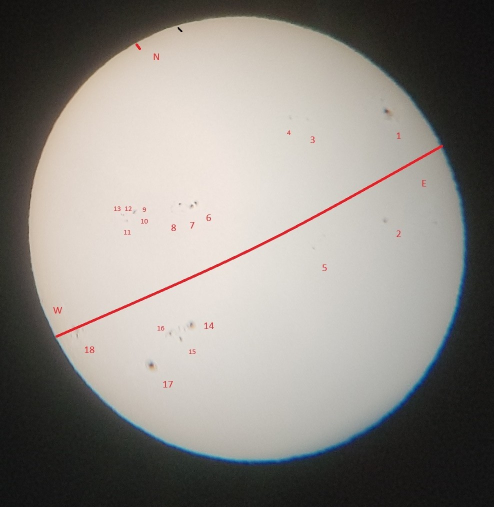
#> input picture José_Luis_Guijarro_agosto_2024_ fotos_sol/S16_190824.jpg, 988 x 1014 px (shown at 1/2 size); its folder holds only this picture in this run
$ python -i 3_Ejes_y_meridianos.py   (imports and definitions only)
#> lines starting #> are read from the running program, lines starting #| are printed output that depends on the picture; after the words box and inside, x2 and y2 are one past the last pixel; in counts of white or black regions, pixels touching at a corner belong together
#> further down, picture is the input picture: shape (1014, 988, 3); mean B, G, R 130.6, 135.9, 140.2
import os
import io
import glob
import sqlite3
from math import sin, cos, atan2, sqrt, radians, degrees, pi, hypot

import numpy as np
import streamlit as st
from PIL import Image, ImageDraw, ImageFont

try:
    import cv2
    TIENE_CV2 = True
except Exception:
    TIENE_CV2 = False

# [1 line not run here, left out]

_AQUI   = os.path.dirname(os.path.abspath(__file__))   # gestor_web/pages
_GESTOR = os.path.dirname(_AQUI)                        # gestor_web
_RAIZ   = os.path.dirname(_GESTOR)                      # proyecto
RUTA_BD = os.path.join(_GESTOR, "manchas_tfg.db")

# Constantes del codigo principal
PHI_ZERO     = radians(82.0 + 44.0/60.0 + 53.56/3600.0)
LAMBDA_NORTH = radians(-13.0 - 52.0/60.0 - 21.41/3600.0)

# ---------- inversa (Phi,L) -> pixel  (idéntica al código del TFG) ----------
def pole_proj(l_sol):
    C = (l_sol + pi) - LAMBDA_NORTH
    return (cos(PHI_ZERO)*cos(C), -cos(PHI_ZERO)*sin(C), sin(PHI_ZERO))

# [37 lines left out: functions base_perp, punto_px, paralelo, norte_px, not called in this run]

# ---------- deteccion de disco (cv2 + RANSAC, como en el codigo) ----------
def _circ3(p1, p2, p3):
    ax, ay = p1; bx, by = p2; cx, cy = p3
    d = 2*(ax*(by-cy)+bx*(cy-ay)+cx*(ay-by))
    if abs(d) < 1e-6: return None
    ux = ((ax*ax+ay*ay)*(by-cy)+(bx*bx+by*by)*(cy-ay)+(cx*cx+cy*cy)*(ay-by))/d
    uy = ((ax*ax+ay*ay)*(cx-bx)+(bx*bx+by*by)*(ax-cx)+(cx*cx+cy*cy)*(bx-ax))/d
    return ux, uy, sqrt((ax-ux)**2+(ay-uy)**2)

def detectar_disco(bgr):
    import random as _r
    _r.seed(7)
    g = cv2.cvtColor(bgr, cv2.COLOR_BGR2GRAY); H, W = g.shape
#> after `g = cv2.cvtColor(bgr, cv2.COLOR_BGR2GRAY)`:
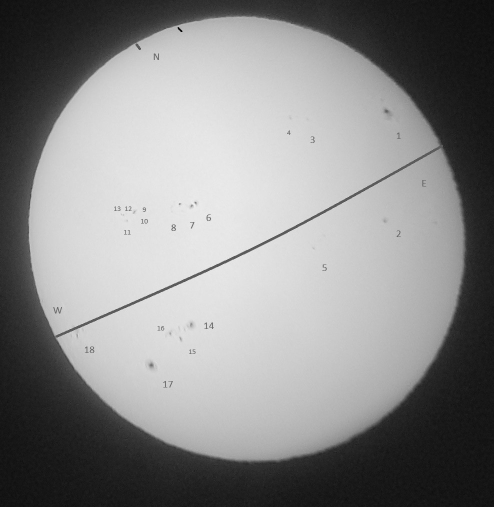
#> g: shape (1014, 988) (shown at 1/2 size); min 2, max 250, mean 136.6
#> after `H, W = g.shape`: H = 1014; W = 988
    gb = cv2.GaussianBlur(g, (7, 7), 0); edges = cv2.Canny(gb, 25, 70)
#> after `edges = cv2.Canny(gb, 25, 70)`:
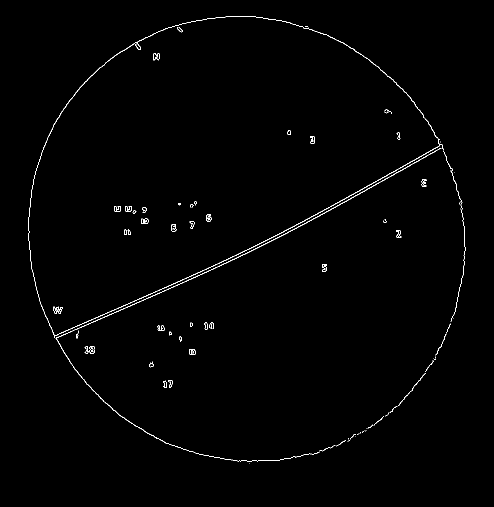
#> edges: shape (1014, 988) (shown at 1/2 size); 0.7% white in thin lines or dots, all inside (x1, y1, x2, y2) = (57, 32, 932, 927)
    ys, xs = np.where(edges > 0)
#> ys = 7057 values from 32 to 926; xs = 7057 values, max 931 at index 3807, min 57 at index 2949, mean 472.9
    keep = (xs > 4) & (xs < W-4) & (ys > 4) & (ys < H-4)
    pts = np.c_[xs[keep], ys[keep]].astype(float)
#> pts = 7057 pairs, first value 57 to 931, second value 32 to 926
    if len(pts) < 50: return None
    best = None; bestn = 0; bestin = None
    for _ in range(4000):
        s = _r.sample(range(len(pts)), 3)
        c3 = _circ3(pts[s[0]], pts[s[1]], pts[s[2]])
        if not c3: continue
        xc, yc, R = c3
        if R < W*0.18 or R > W*1.8: continue
        dd = np.abs(np.sqrt((pts[:, 0]-xc)**2 + (pts[:, 1]-yc)**2) - R)
        ninl = int((dd < 4).sum())
        if ninl > bestn: bestn = ninl; best = c3; bestin = dd < 4
#> this loop made 4000 passes
#> (s, ax in _circ3, ay in _circ3, bx in _circ3, by in _circ3, cx in _circ3, cy in _circ3, d in _circ3) on passes 1, 3, 11, 28: ([2652, 1235, 3234], 669, 415, 117, 234, 350, 449, -153014), ([6727, 4389, 771], 351, 892, 922, 562, 307, 119, -911806), ([4775, 506, 4727], 82, 611, 686, 86, 80, 605, -9348), ([6388, 1999, 670], 787, 817, 69, 353, 235, 108, 505868)
#> (s, ax in _circ3, ay in _circ3, bx in _circ3, by in _circ3, cx in _circ3, cy in _circ3, d in _circ3) on passes 2, 4, 5, 6, 7, 8: ([5332, 395, 593], 315, 654, 643, 67, 254, 97, -437006), ([2995, 4774, 475], 412, 437, 912, 610, 281, 81, -310674), ([4156, 1758, 307], 927, 536, 834, 322, 611, 57, -46154), ([704, 3552, 3425], 725, 111, 555, 469, 799, 461, -171984), ([572, 1971, 743], 698, 94, 776, 349, 223, 116, 245682), ([4514, 3477, 484], 335, 578, 577, 464, 275, 83, -253260)
    if best is None: return None
    x, y = pts[bestin, 0], pts[bestin, 1]
    A = np.c_[2*x, 2*y, np.ones(len(x))]; b = x*x+y*y
    sol, *_ = np.linalg.lstsq(A, b, rcond=None)
    xc, yc = sol[0], sol[1]; R = sqrt(sol[2]+xc*xc+yc*yc)
    return float(xc), float(yc), float(R)

# ---------- dibujo de la cuadricula ----------
# [51 lines left out: functions dibujar_ejes, _boton_descarga, buscar_foto, buscar_ejes, not called in this run]

# ======================= INTERFAZ =======================
# [11 lines not run here, left out]

# [2 lines that did not run here, left out]

# [83 lines not run here, left out]

>>> import cv2
>>> picture = cv2.imread('../../José_Luis_Guijarro_agosto_2024_ fotos_sol/S16_190824.jpg')
>>> result = detectar_disco(picture)

$ run again, on José_Luis_Guijarro_agosto_2024_ fotos_sol/S18_210824.jpg
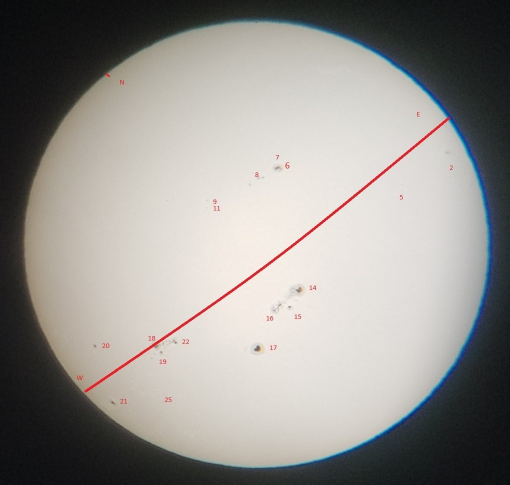
#> input picture José_Luis_Guijarro_agosto_2024_ fotos_sol/S18_210824.jpg, 1020 x 970 px (shown at 1/2 size)
#> picture is the input picture: shape (970, 1020, 3); mean B, G, R 142.4, 146.4, 149
#> in detectar_disco, `g = cv2.cvtColor(bgr, cv2.COLOR_BGR2GRAY)`:
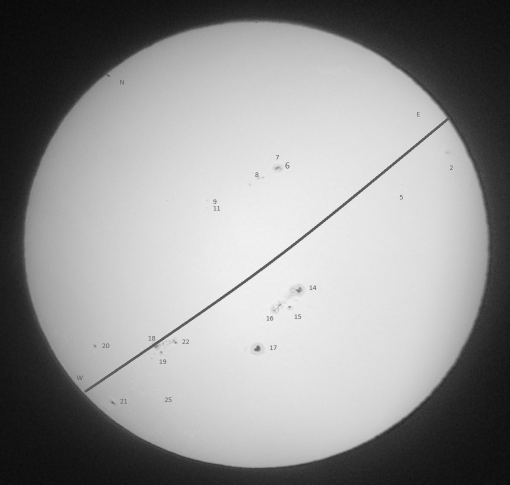
#> g: shape (970, 1020) (shown at 1/2 size); min 3, max 252, mean 146.7
#> in detectar_disco, `edges = cv2.Canny(gb, 25, 70)`:
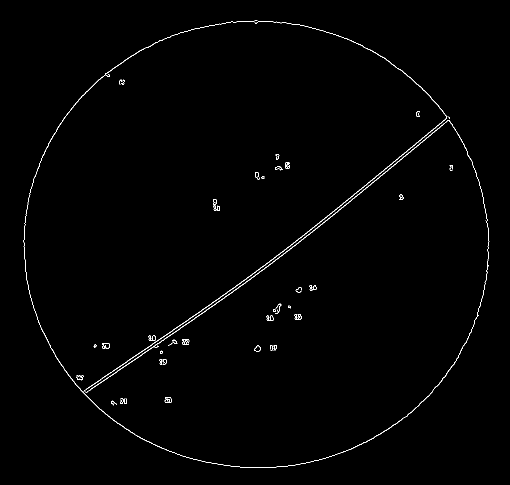
#> edges: shape (970, 1020) (shown at 1/2 size); 0.73% white in thin lines or dots, all inside (x1, y1, x2, y2) = (47, 40, 979, 936)
#> ys = 7271 values from 40 to 935; xs = 7271 values, max 978 at index 3193, min 47 at index 3168, mean 509.4
#> pts = 7271 pairs, first value 47 to 978, second value 40 to 935
#> the loop in detectar_disco, `for _ in range(4000):` made 4000 passes
#> (s, ax in _circ3, ay in _circ3, bx in _circ3, by in _circ3, cx in _circ3, cy in _circ3, d in _circ3) on passes 1, 2, 7, 8: ([2652, 1235, 3234], 968, 409, 880, 247, 581, 490, -139644), ([5332, 395, 593], 544, 697, 318, 81, 254, 117, -95120), ([572, 1971, 743], 260, 113, 77, 335, 210, 149, 9024), ([4514, 3477, 484], 951, 637, 974, 526, 731, 96, -73726)
